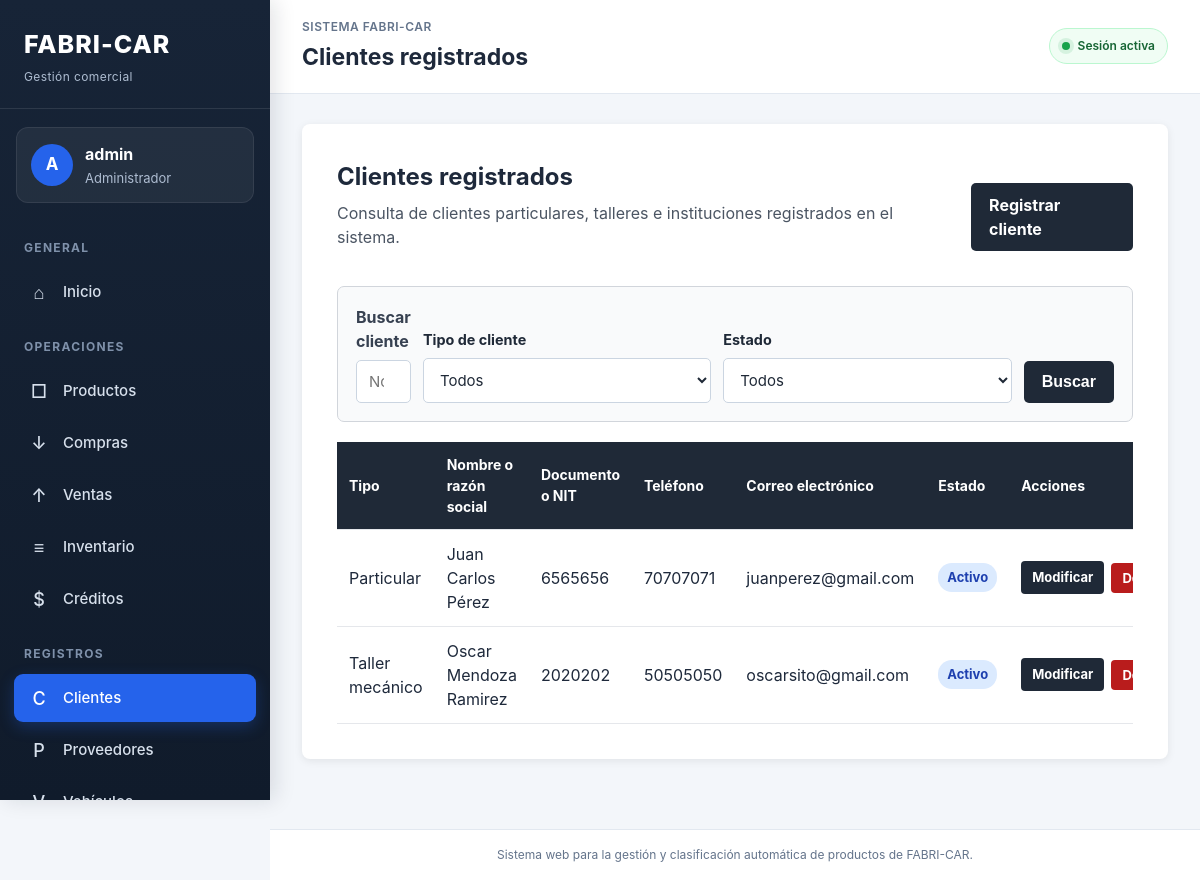
The app's page /clientes/ (signed in) with its own data.
### clientes/models.py (models this page shows, shortened)
class Cliente(models.Model):
    class TipoCliente(models.TextChoices):
        PARTICULAR = "PARTICULAR", "Particular"
        TALLER = "TALLER", "Taller mecánico"
        INSTITUCION = "INSTITUCION", "Institución"
    tipo_cliente = models.CharField(
        max_length=20,
        choices=TipoCliente.choices,
        default=TipoCliente.PARTICULAR,
        verbose_name="Tipo de cliente",
    )
    nombre = models.CharField(
        max_length=150,
        db_index=True,
        verbose_name="Nombre o razón social",
    )
    documento = models.CharField(
        max_length=30,
        unique=True,
        verbose_name="Documento de identidad o NIT",
    )
    telefono = models.CharField(
        max_length=30,
        blank=True,
        verbose_name="Teléfono",
    )
    correo = models.EmailField(
        blank=True,
        verbose_name="Correo electrónico",
    )
    direccion = models.TextField(
        blank=True,
        verbose_name="Dirección",
    )
    estado = models.BooleanField(
        default=True,
        verbose_name="Activo",
    )
    fecha_registro = models.DateTimeField(
        auto_now_add=True,
        verbose_name="Fecha de registro",
    )
    fecha_modificacion = models.DateTimeField(
        auto_now=True,
        verbose_name="Fecha de modificación",
    )
    class Meta:
        verbose_name = "Cliente"
        verbose_name_plural = "Clientes"
        ordering = ["nombre"]

### clientes/views.py (the view, shortened to what this page needs)
@login_required
@rol_requerido("Administrador", "Empleado")
def listar_clientes(request):
    busqueda = request.GET.get("q", "").strip()
    filtro_tipo = request.GET.get("tipo", "").strip()
    filtro_estado = request.GET.get("estado", "").strip()
    clientes = Cliente.objects.all()
    tipos_validos = {
        Cliente.TipoCliente.PARTICULAR,
        Cliente.TipoCliente.TALLER,
        Cliente.TipoCliente.INSTITUCION,
    }
    if filtro_tipo in tipos_validos:
        clientes = clientes.filter(
            tipo_cliente=filtro_tipo
        )
    if filtro_estado == "activo":
        clientes = clientes.filter(estado=True)
    elif filtro_estado == "inactivo":
        clientes = clientes.filter(estado=False)
    clientes = clientes.order_by("nombre")
    paginador = Paginator(clientes, 10)
    numero_pagina = request.GET.get("page")
    pagina_clientes = paginador.get_page(numero_pagina)
    puede_gestionar_clientes = (
        request.user.is_superuser
        or request.user.groups.filter(
            name="Administrador"
        ).exists()
    )
    contexto = {
        "clientes": pagina_clientes,
        "pagina_clientes": pagina_clientes,
        "busqueda": busqueda,
        "filtro_tipo": filtro_tipo,
        "filtro_estado": filtro_estado,
        "puede_gestionar_clientes": puede_gestionar_clientes,
    }
    return render(
        request,
        "clientes/listar_clientes.html",
        contexto,
    )

### principal/context_processors.py (called while the page is built)
def roles_usuario(request):
    usuario = request.user
    if not usuario.is_authenticated:
        return {
            "es_administrador": False,
            "es_empleado": False,
            "es_cliente": False,
        }
    es_administrador = (
        usuario.is_superuser
        or usuario.groups.filter(
            name="Administrador"
        ).exists()
    )
    es_empleado = usuario.groups.filter(
        name="Empleado"
    ).exists()
    es_cliente = usuario.groups.filter(
        name="Cliente"
    ).exists()
    return {
        "es_administrador": es_administrador,
        "es_empleado": es_empleado,
        "es_cliente": es_cliente,
    }

### clientes/templates/clientes/listar_clientes.html (shortened to what this page needs)
{% extends "principal/base.html" %}
{% block encabezado_pagina %}
Clientes registrados
{% endblock %}
{% block contenido %}
<section class="presentacion">
    <div class="encabezado-listado">
    <div>
        <h2>Clientes registrados</h2>
        <p>
            Consulta de clientes particulares, talleres
            e instituciones registrados en el sistema.
        </p>
    </div>
    {% if puede_gestionar_clientes %}
        <a
            href="{% url 'clientes:registrar_cliente' %}"
            class="boton-enlace"
        >
            Registrar cliente
        </a>
    {% endif %}
</div>
    <div class="contenedor-tabla">
<form
    method="get"
    action="{% url 'clientes:listar_clientes' %}"
    class="formulario-busqueda"
>
    <div class="grupo-busqueda">
        <label for="id_busqueda" class="etiqueta-busqueda">
            Buscar cliente
        </label>
        <input
            type="search"
            name="q"
            id="id_busqueda"
            value="{{ busqueda }}"
            class="campo-busqueda"
            placeholder="Nombre, documento, teléfono o correo"
        >
    </div>
    <div class="grupo-filtro">
        <label for="id_tipo" class="etiqueta-busqueda">
            Tipo de cliente
        </label>
        <select
            name="tipo"
            id="id_tipo"
            class="campo-filtro"
        >
            <option
                value=""
                {% if not filtro_tipo %}selected{% endif %}
            >
                Todos
            </option>
        </select>
    </div>
    <div class="grupo-filtro">
        <label for="id_estado" class="etiqueta-busqueda">
            Estado
        </label>
        <select
            name="estado"
            id="id_estado"
            class="campo-filtro"
        >
            <option
                value=""
                {% if not filtro_estado %}selected{% endif %}
            >
                Todos
            </option>
        </select>
    </div>
    <div class="acciones-busqueda">
        <button
            type="submit"
            class="boton-principal"
        >
            Buscar
        </button>
    </div>
</form>
        <table class="tabla-datos">
            <thead>
                <tr>
                    <th>Tipo</th>
                    <th>Nombre o razón social</th>
                    <th>Documento o NIT</th>
                    <th>Teléfono</th>
                    <th>Correo electrónico</th>
                    <th>Estado</th>
                    {% if puede_gestionar_clientes %}
                        <th>Acciones</th>
                    {% endif %}
                </tr>
            </thead>
            <tbody>
                {% for cliente in clientes %}
                    <tr>
                        <td>
                            {{ cliente.get_tipo_cliente_display }}
                        </td>
                        <td>
                            {{ cliente.nombre }}
                        </td>
                        <td>
                            {{ cliente.documento }}
                        </td>
                        <td>
                            {{ cliente.telefono|default:"No especificado" }}
                        </td>
                        <td>
                            {{ cliente.correo|default:"No especificado" }}
                        </td>
                        <td>
                            {% if cliente.estado %}
                                <span class="etiqueta-activo">
                                    Activo
                                </span>
                            {% else %}
                                <span class="etiqueta-inactivo">
                                    Inactivo
                                </span>
                            {% endif %}
                        </td>
                            {% if puede_gestionar_clientes %}
    <td>
        <div class="acciones-tabla">
            <a
                href="{% url 'clientes:modificar_cliente' cliente.id %}"
                class="boton-tabla"
            >
                Modificar
            </a>
            <form
                method="post"
                action="{% url 'clientes:cambiar_estado_cliente' cliente.id %}"
                class="formulario-estado-producto"
            >
                {% if cliente.estado %}
                    <button
                        type="submit"
                        class="boton-desactivar"
                        onclick="return confirm('¿Está seguro de desactivar este cliente?');"
                    >
                        Desactivar
                    </button>
                {% endif %}
            </form>
        </div>
    </td>
{% endif %}
                    </tr>
                {% endfor %}
            </tbody>
        </table>
    </div>
</section>
{% endblock %}

### principal/templates/principal/base.html (shortened to what this page needs)
{% load static %}
<!DOCTYPE html>
<html lang="es">
<head>
    <link
        rel="stylesheet"
        href="{% static 'principal/css/estilos.css' %}"
    >
</head>
<body class="{% if user.is_authenticated %}sistema-autenticado{% else %}pagina-publica{% endif %}">
    {% if user.is_authenticated %}
        <div class="estructura-sistema">
            <aside class="menu-lateral">
                <a
                    href="{% url 'inicio' %}"
                    class="marca-sistema"
                >
                    <span class="marca-principal">
                        FABRI-CAR
                    </span>
                    <span class="marca-descripcion">
                        Gestión comercial
                    </span>
                </a>
                <div class="perfil-menu">
                    <div class="avatar-usuario">
                        {{ user.username|first|upper }}
                    </div>
                    <div class="datos-usuario">
                        <strong>
                            {{ user.username }}
                        </strong>
                        <span>
                            {% if es_administrador %}
                                Administrador
                            {% elif es_empleado %}
                                Empleado
                            {% elif es_cliente %}
                                Cliente
                            {% else %}
                                Usuario
                            {% endif %}
                        </span>
                    </div>
                </div>
                <nav class="navegacion-lateral">
                    <span class="titulo-grupo-menu">
                        General
                    </span>
                    <a
                        href="{% url 'inicio' %}"
                        class="enlace-menu
                        "
                    >
                        <span class="icono-menu">⌂</span>
                        <span>Inicio</span>
                    </a>
                    {% if es_administrador or es_empleado %}
                        <span class="titulo-grupo-menu">
                            Operaciones
                        </span>
                        <a
                            href="{% url 'productos:listar_productos' %}"
                            class="enlace-menu
                            "
                        >
                            <span class="icono-menu">□</span>
                            <span>Productos</span>
                        </a>
                        <a
                            href="{% url 'compras:listar_compras' %}"
                            class="enlace-menu
                            "
                        >
                            <span class="icono-menu">↓</span>
                            <span>Compras</span>
                        </a>
                        <a
                            href="{% url 'ventas:listar_ventas' %}"
                            class="enlace-menu
                            "
                        >
                            <span class="icono-menu">↑</span>
                            <span>Ventas</span>
                        </a>
                        <a
                            href="{% url 'inventario:listar_movimientos' %}"
                            class="enlace-menu
                            "
                        >
                            <span class="icono-menu">≡</span>
                            <span>Inventario</span>
                        </a>
                        <a
                            href="{% url 'creditos:listar_creditos' %}"
                            class="enlace-menu
                            "
                        >
                            <span class="icono-menu">$</span>
                            <span>Créditos</span>
                        </a>
                        <span class="titulo-grupo-menu">
                            Registros
                        </span>
                        <a
                            href="{% url 'clientes:listar_clientes' %}"
                            class="enlace-menu
                            {% if request.resolver_match.namespace == 'clientes' %}
                                enlace-menu-activo
                            {% endif %}"
                        >
                            <span class="icono-menu">C</span>
                            <span>Clientes</span>
                        </a>
                        <a
                            href="{% url 'proveedores:listar_proveedores' %}"
                            class="enlace-menu
                            "
                        >
                            <span class="icono-menu">P</span>
                            <span>Proveedores</span>
                        </a>
                        <a
                            href="{% url 'vehiculos:listar_vehiculos' %}"
                            class="enlace-menu
                            "
                        >
                            <span class="icono-menu">V</span>
                            <span>Vehículos</span>
                        </a>
                    {% endif %}
                </nav>
            </aside>
            <div class="area-trabajo">
                <header class="barra-superior">
                    <div>
                        <span class="subtitulo-superior">
                            Sistema FABRI-CAR
                        </span>
                        <h1>
                            {% block encabezado_pagina %}{% endblock %}
                        </h1>
                    </div>
                    <div class="sesion-activa">
                        <span class="indicador-activo"></span>
                        Sesión activa
                    </div>
                </header>
    {% endif %}
            <main class="{% if user.is_authenticated %}contenido-principal{% else %}contenido-principal-publico{% endif %}">
                {% block contenido %}
                {% endblock %}
            </main>
            <footer class="pie-pagina">
                <p>
                    Sistema web para la gestión y clasificación automática
                    de productos de FABRI-CAR.
                </p>
            </footer>
    {% if user.is_authenticated %}
            </div>
        </div>
    {% else %}
        </div>
    {% endif %}
</body>
</html>

### records on screen
Cliente: tipo_cliente "Particular", nombre "Juan Carlos Pérez", documento "6565656", telefono "70707071", correo "juanperez@gmail.com", estado "Activo"
Cliente: tipo_cliente "Taller mecánico", nombre "Oscar Mendoza Ramirez", documento "2020202", telefono "50505050", correo "oscarsito@gmail.com", estado "Activo"

### other values on screen
{{ user.username|first|upper }} "A"
{{ user.username }} "admin"
